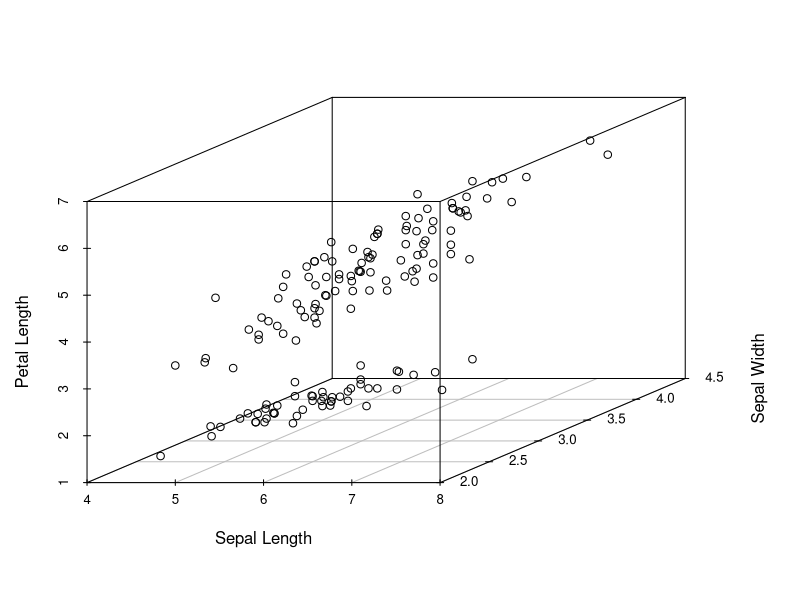
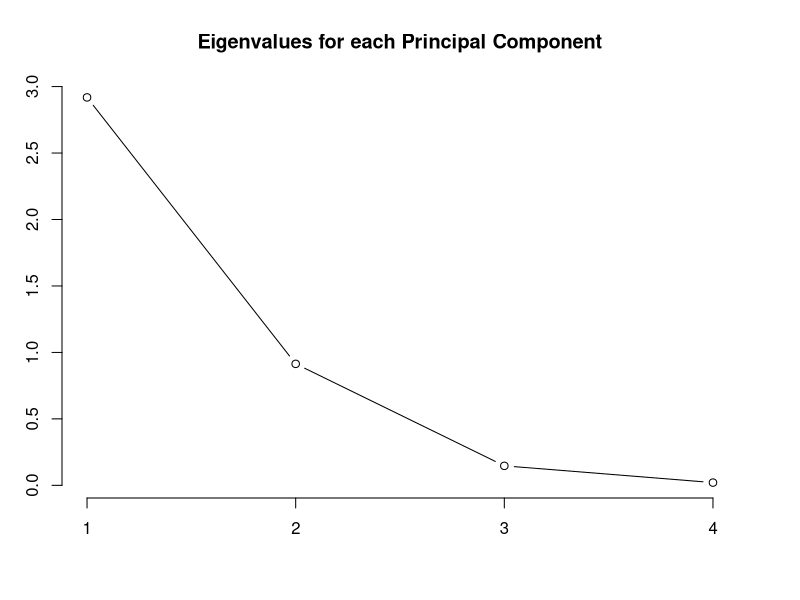
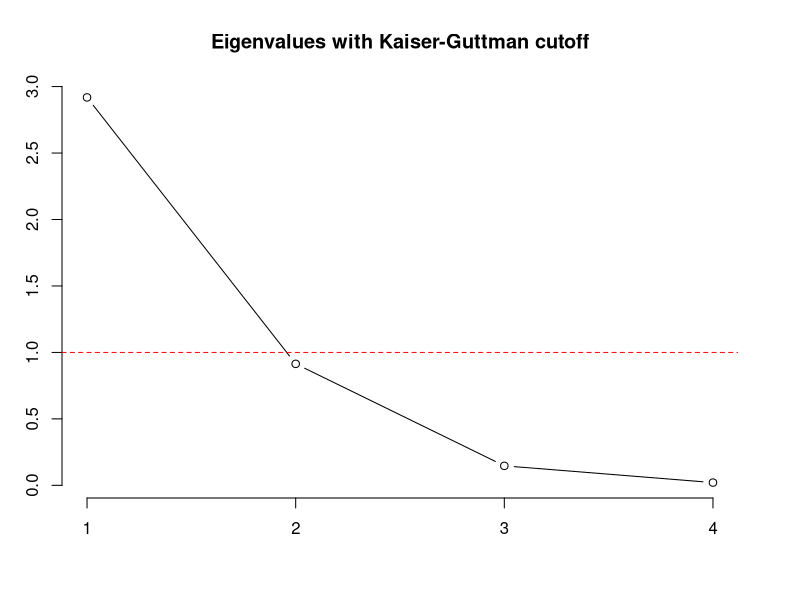
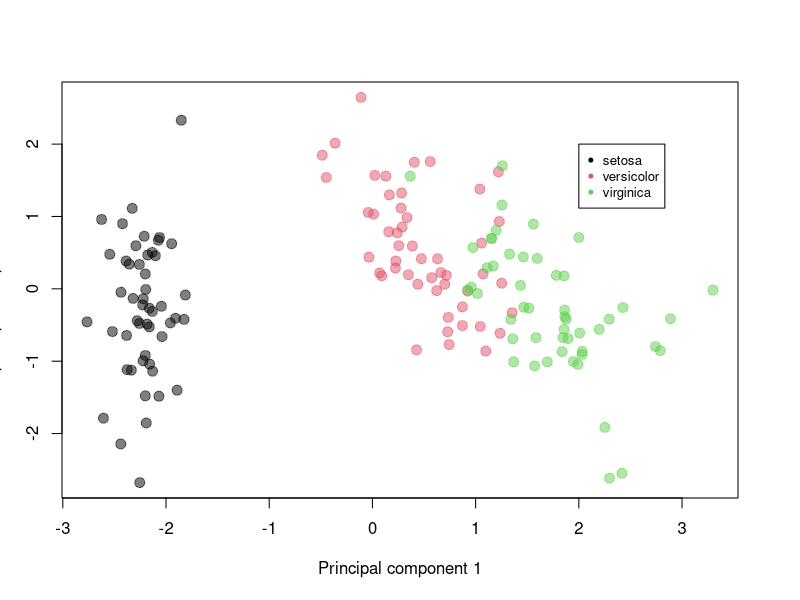

These figures' R source, in order:
## ---- chunk 1
knitr::opts_chunk$set(echo = TRUE)
## ---- chunk 2
## Principal Component Analysis in R

#install.packages("scatterplot3d")
library(scatterplot3d)

# Retrieve the "iris" dataset, sans the "Species" column.
iris_numerical <- iris[,-5]

scatterplot3d(iris[,1:3],xlab = "Sepal Length",ylab="Sepal Width",zlab="Petal Length")

# Perform PCA on the numerical data from "iris"
# prcomp does all the work of centering and scaling our data for us!
pcaSolution <- prcomp(iris_numerical,center = TRUE,scale. = TRUE)

# Print a summary of the analysis
print(pcaSolution)
summary(pcaSolution)

plot(pcaSolution, type="l", main="Eigenvalues for each Principal Component")

# Considering that the data has been centered and scaled, the mean of the eigenvalues should be equal to one.
# Calculate and print the eigenvalues for the principal components.
# The eigenvalues are calculated by squaring the standard deviation values for each component.
eigenvalues <- (pcaSolution$sdev)**2
eigenvalues
{
  # Plot the Scree plot.
  screePlot <- plot(pcaSolution, type="l", main="Eigenvalues with Kaiser-Guttman cutoff")
  
  # Add a cutoff line based on the mean of the eigenvalues.
  # This should be equal to one for centered and scaled data.
  abline(h=mean(eigenvalues),lty=2,col="red")
}

# Retrieve the values of the observations for each principal component.
rotated_values <- pcaSolution$x

# Print out the first six rows of data.
head(rotated_values)

# Visualizing the two components..
dim(rotated_values)
rotated_values = as.data.frame(rotated_values)
colors = iris[,5];
levels(colors)= c(1,2,3)
plot(rotated_values$PC1, rotated_values$PC2, xlab="Principal component 1",
     ylab="principal component 2", pch = 20, cex=2,
     col=adjustcolor(colors,alpha.f=0.5))
legend(2,2, legend=levels(iris[,5]),pch=20,cex=0.8,col=levels(colors))
